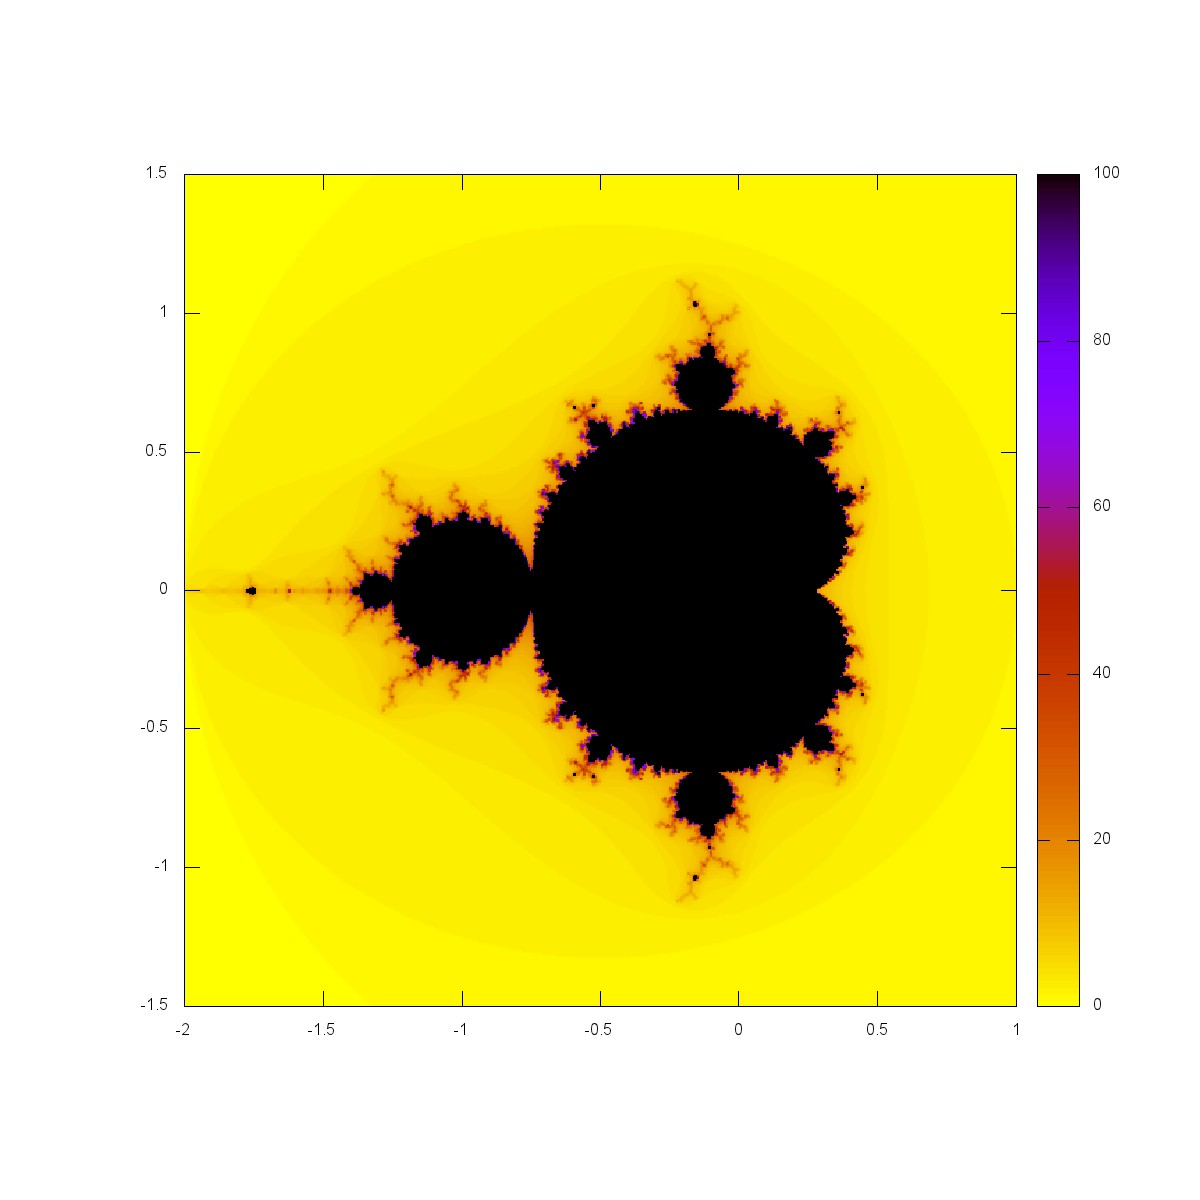

Write the gnuplot code that produced this figure.
reset

set ter jpeg size 1200,1200
set out 'mandel.jpeg'

#set ter pos eps enhanced color
#set out 'mandel.eps'

set size square

set palette negative


#set xrange[-0.236:-0.233]
#set yrange[0.825:0.828]
set xrange[-2:1]
set yrange[-1.5:1.5]

set cbrange[0:100]

set pm3d map

splot 'mandelbrot.dat'u 1:2:3 w pm3d

unset out
set ter wxt

reset
